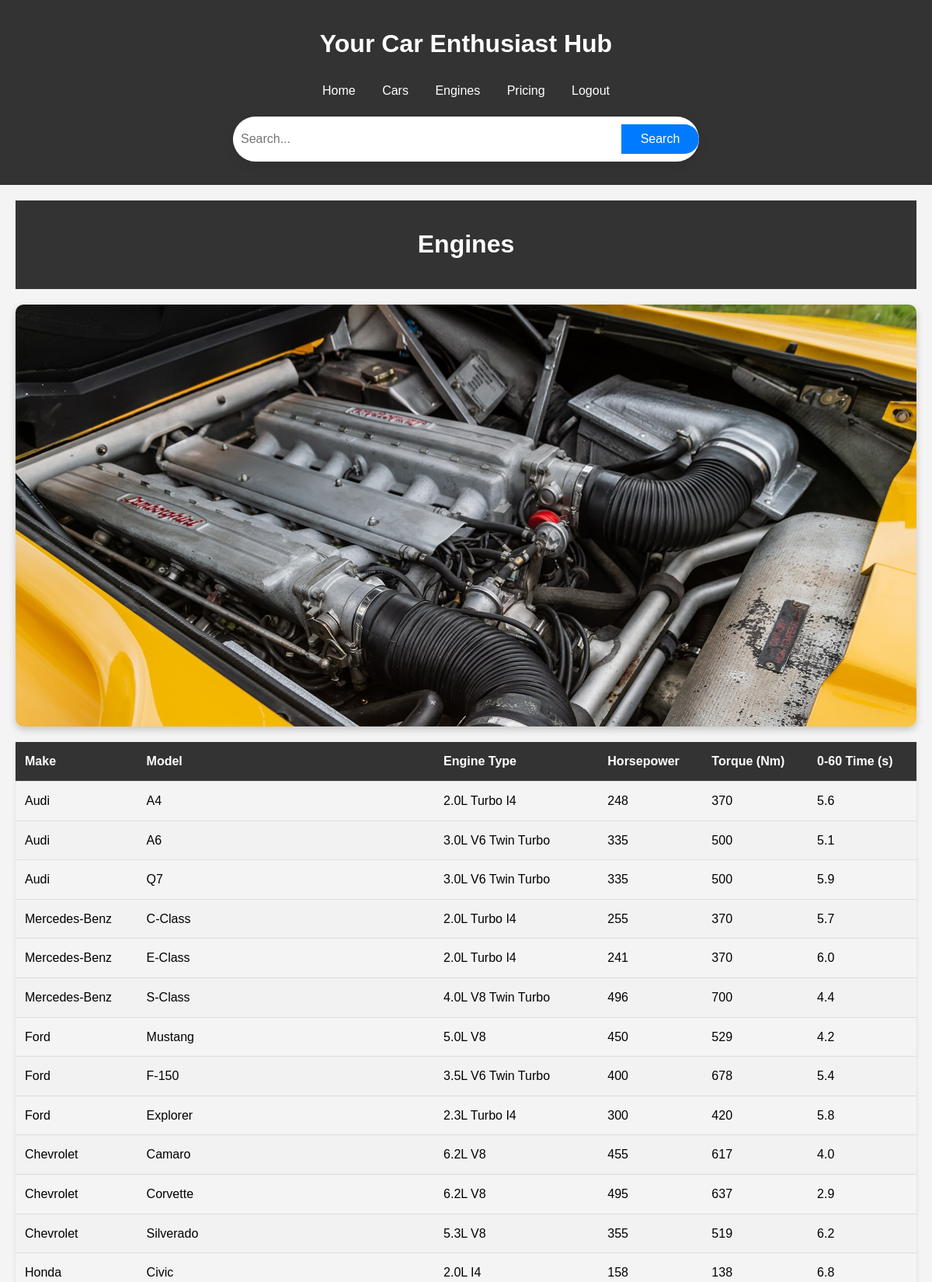
Page /engines (signed in, upper part) on the committed database.
### tables this page shows
CREATE TABLE EngineSpecs (
    EngineID INTEGER PRIMARY KEY AUTOINCREMENT,
    Make TEXT,
    Model TEXT,
    EngineType TEXT,
    HorsePower INTEGER,
    TorqueNm INTEGER,
    ZeroToSixty REAL
);

### app.py (the view)
@app.route('/engines')
@login_required
def engine_specs():
    Engine = os.path.join(app.config['UPLOAD_FOLDER'], 'Engine.jpg')
    engines = get_engines()
    return render_template('engines.html', engines=engines, user_image=Engine, title="Engines")

### app.py (called while the page is built)
@login_manager.user_loader
def load_user(user_id):
    user = query_db('SELECT * FROM User WHERE UserID = ?', [user_id], one=True)
    if user:
        return User(id=user[0], username=user[1])
    return None

def get_db():
    db = getattr(g, '_database', None)
    if db is None:
        db = g._database = sqlite3.connect(DATABASE)
    return db

def query_db(query, args=(), one=False):
    conn = get_db()
    cur = conn.execute(query, args)
    rv = cur.fetchall()
    cur.close()
    return (rv[0] if rv else None) if one else rv

def get_engines():
    conn = sqlite3.connect(DATABASE)
    cur = conn.cursor()
    cur.execute('SELECT Make, Model, EngineType, HorsePower, TorqueNm, ZeroToSixty FROM EngineSpecs')
    engines = cur.fetchall()
    conn.close()
    return engines

@app.teardown_appcontext
def close_connection(exception):
    db = getattr(g, '_database', None)
    if db is not None:
        db.close()

### templates/engines.html
{% extends "layout.html" %}
{% block content %}
<header>
    <h1>Engines</h1>
</header>
<img src="{{ user_image }}" alt="Car Image" style="max-width: 100%; height: auto;">
<table>
    <thead>
        <tr>
            <th>Make</th>
            <th>Model</th>
            <th>Engine Type</th>
            <th>Horsepower</th>
            <th>Torque (Nm)</th>
            <th>0-60 Time (s)</th>
        </tr>
    </thead>
    <tbody>
        {% for engine in engines %}
        <tr>
            <td>{{ engine[0] }}</td>
            <td>{{ engine[1] }}</td>
            <td>{{ engine[2] }}</td>
            <td>{{ engine[3] }}</td>
            <td>{{ engine[4] }}</td>
            <td>{{ engine[5] }}</td>
        </tr>
        {% endfor %}
    </tbody>
</table>
{% endblock %}

### static/stylesheet.css (style rules this page uses)
body { font-family: Arial, sans-serif; line-height: 1.6; margin: 0; padding: 0; background-color: #f4f4f4; }
header { background: #333; color: #fff; padding: 10px 0; text-align: center; }
img { display: block; margin: 20px auto; max-width: 100%; height: auto; border-radius: 10px; box-shadow: 0 4px 10px rgba(0, 0, 0, 0.2); }
table { width: 100%; border-collapse: collapse; margin: 20px 0; box-shadow: 0 2px 5px rgba(0, 0, 0, 0.1); }
table th, table td { padding: 12px; text-align: left; border-bottom: 1px solid #ddd; }
table th { background-color: #333; color: #fff; }
table tr:nth-child(even) { background-color: #f2f2f2; }

### rows in the picture
EngineSpecs: Make "Audi", Model "A4", EngineType "2.0L Turbo I4", HorsePower "248", TorqueNm "370", ZeroToSixty "5.6"
EngineSpecs: Make "Audi", Model "A6", EngineType "3.0L V6 Twin Turbo", HorsePower "335", TorqueNm "500", ZeroToSixty "5.1"
EngineSpecs: Make "Audi", Model "Q7", EngineType "3.0L V6 Twin Turbo", HorsePower "335", TorqueNm "500", ZeroToSixty "5.9"
EngineSpecs: Make "Mercedes-Benz", Model "C-Class", EngineType "2.0L Turbo I4", HorsePower "255", TorqueNm "370", ZeroToSixty "5.7"
EngineSpecs: Make "Mercedes-Benz", Model "E-Class", EngineType "2.0L Turbo I4", HorsePower "241", TorqueNm "370", ZeroToSixty "6.0"
EngineSpecs: Make "Mercedes-Benz", Model "S-Class", EngineType "4.0L V8 Twin Turbo", HorsePower "496", TorqueNm "700", ZeroToSixty "4.4"
EngineSpecs: Make "Ford", Model "Mustang", EngineType "5.0L V8", HorsePower "450", TorqueNm "529", ZeroToSixty "4.2"
EngineSpecs: Make "Ford", Model "F-150", EngineType "3.5L V6 Twin Turbo", HorsePower "400", TorqueNm "678", ZeroToSixty "5.4"
EngineSpecs: Make "Ford", Model "Explorer", EngineType "2.3L Turbo I4", HorsePower "300", TorqueNm "420", ZeroToSixty "5.8"
EngineSpecs: Make "Chevrolet", Model "Camaro", EngineType "6.2L V8", HorsePower "455", TorqueNm "617", ZeroToSixty "4.0"
EngineSpecs: Make "Chevrolet", Model "Corvette", EngineType "6.2L V8", HorsePower "495", TorqueNm "637", ZeroToSixty "2.9"
EngineSpecs: Make "Chevrolet", Model "Silverado", EngineType "5.3L V8", HorsePower "355", TorqueNm "519", ZeroToSixty "6.2"
EngineSpecs: Make "Honda", Model "Civic", EngineType "2.0L I4", HorsePower "158", TorqueNm "138", ZeroToSixty "6.8"
